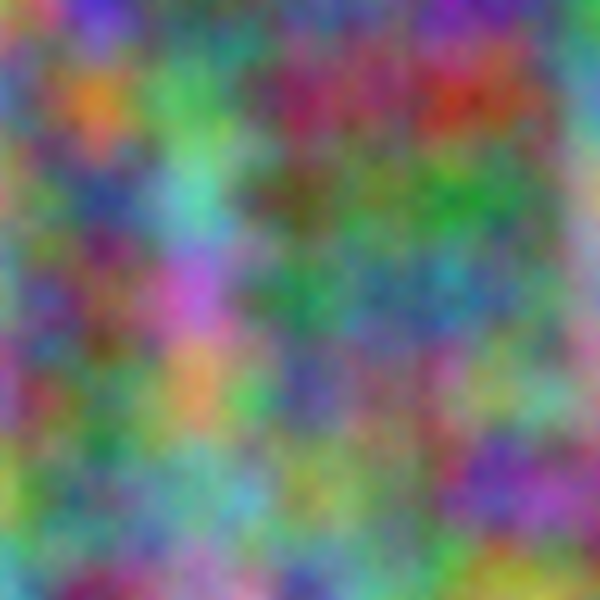
Frame 1 (no input)
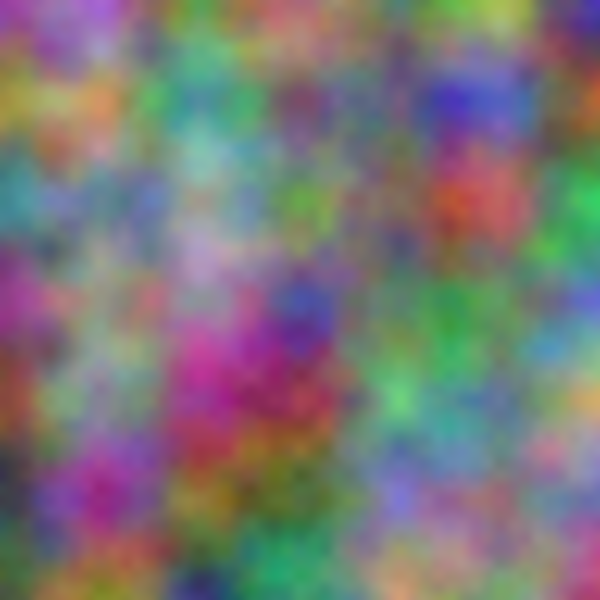
Frame 60 (the mouse pressed at the canvas centre just before this capture)
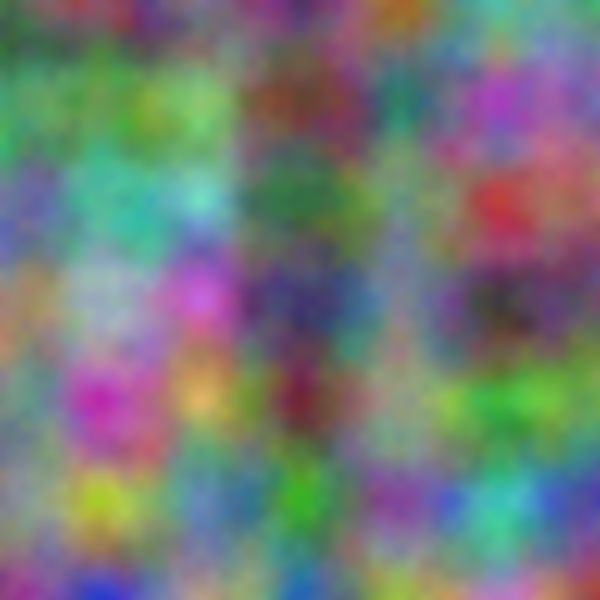
Frame 120 (the mouse held since frame 60 and released just before this capture)

The Processing sketch that drew these frames (run headless with seeded random() and noise(); from frame 60 on, the mouse is pressed at the canvas centre):

// Processing sketch: perlin_noise
// ── perlin_noise.pde
float anim = 0.0;
void setup() {
  size(600, 600);
}

void draw() {
  loadPixels();
  float xoff = 0.0;
  for (int x=0; x < width; x++) {
    float yoff = 1.0; //<>//
    for (int y=0; y < height; y++) {
      float red = map(noise(xoff, yoff, anim), 0, 1, 0, 255);
      float green = map(noise(xoff, yoff+2.0, anim), 0, 1, 0, 255);
      float blue = map(noise(xoff, yoff+1.0, anim), 0, 1, 0, 255);
      pixels[y*width + x] = color(red, green, blue);
      yoff += 0.01; 
    }
  xoff += 0.01;
  }
  anim += 0.05;
  updatePixels();
}
